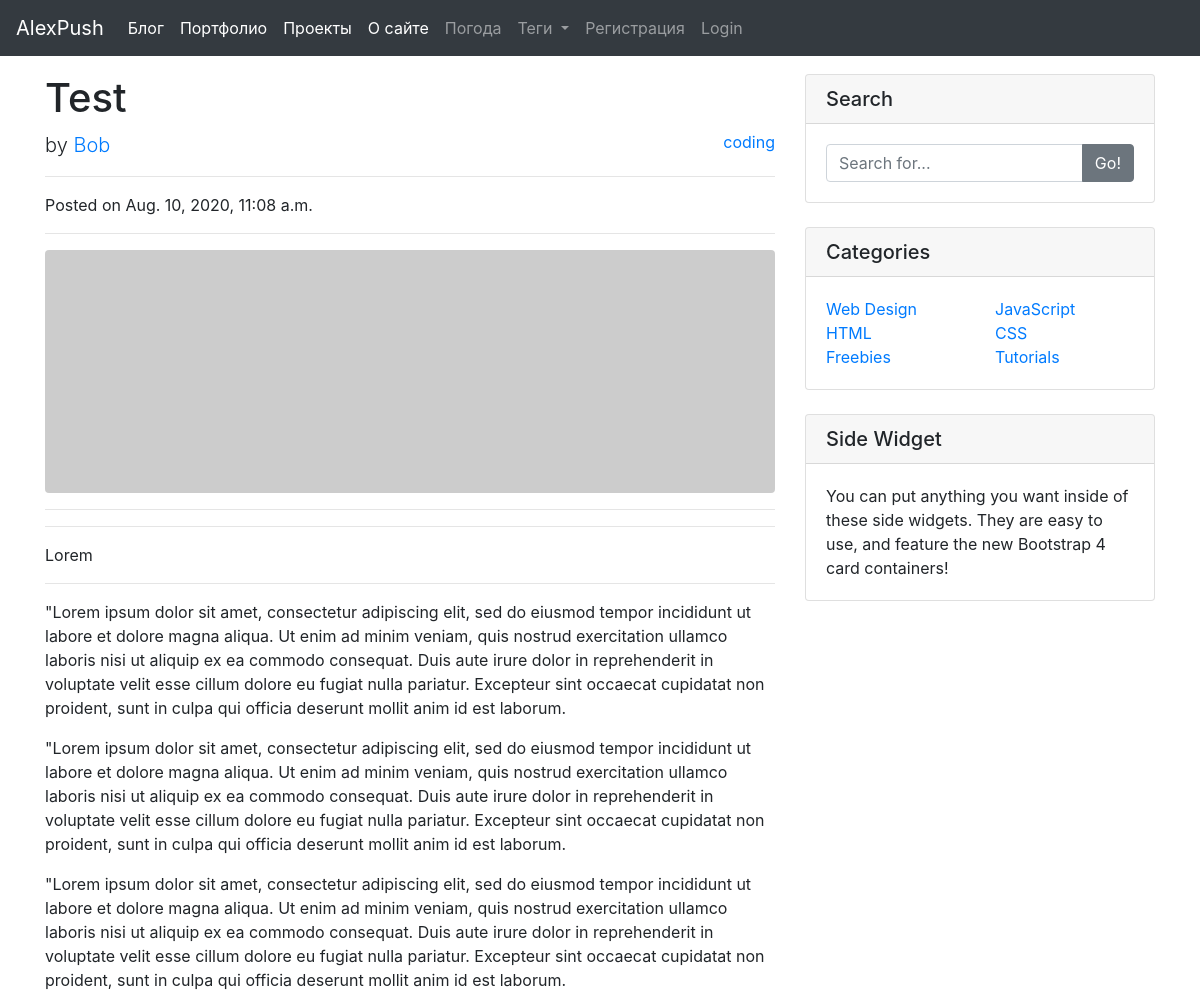
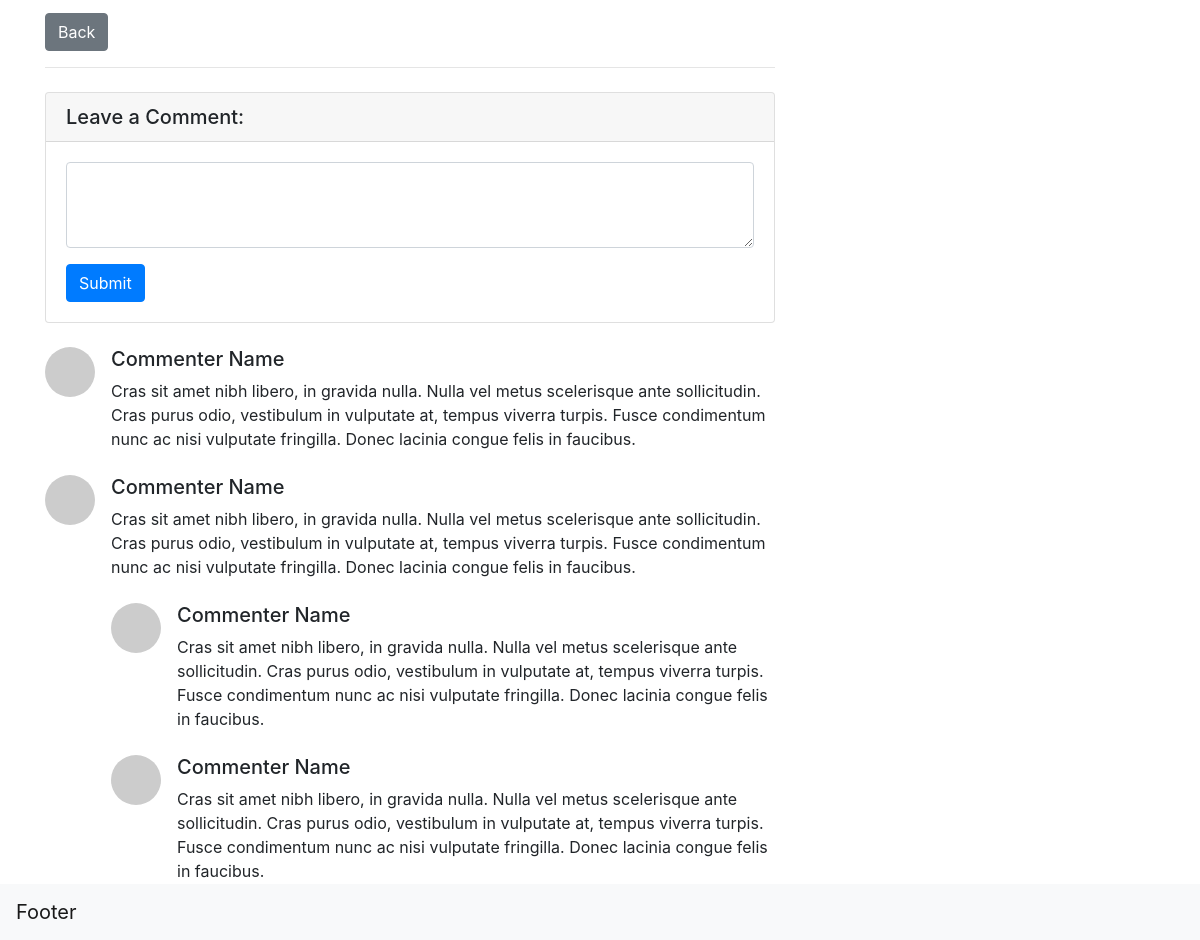
The page /blog/article/6 on the database its author committed (2 pictures, top to bottom).
### blog/models.py (models this page shows, shortened)
class Post(models.Model):
    title = models.CharField(max_length=255)
    author = models.ForeignKey(User, on_delete=models.CASCADE)
    description = models.TextField(max_length=500,null=True, blank=True)
    body = models.TextField(null=True, blank=True)
    date_created = models.DateTimeField(auto_now_add=True, null=True)
    category = models.CharField(max_length=255, default='coding')

### blog/views.py (the view)
# urls.py: path('article/<int:pk>', ArticleDetail.as_view(), name='article-detail'),
class ArticleDetail(DetailView):
    model = Post
    template_name = 'blog/article_details.html'
    def get_context_data(self, *args, **kwargs):
        cat_menu = Category.objects.all()
        context = super(ArticleDetail, self).get_context_data(*args, **kwargs)
        context['cat_menu'] = cat_menu
        return context

### blog/models.py (called while the page is built)
    def __str__(self):
        return str(self.name)

### blog/templates/blog/article_details.html (shortened to what this page needs)
{% extends 'home_pages/main.html' %}
{% block content %}
  <div class="container">
    <div class="row">
      <div class="col-lg-8">
        <h1 class="mt-4">{{ post.title }}</h1>
        <p class="lead">
          by
          <a href="#">{{ post.author }}</a>
          <small><a class="float-right" href="{% url 'category' post.category|slugify%}">{{ post.category }}</a></small>
        </p>
        <hr>
        <p>Posted on {{ post.date_created }}</p>
        <hr>
        <img class="img-fluid rounded" src="http://placehold.it/900x300" alt="">
        <hr>
        <hr>
        <p>{{ post.description }}</p>
        <hr>
        <p>{{ post.body|safe }}</p>
        <a href="{% url 'blog' %}" class="btn btn-secondary">Back</a>
        <hr>
        <div class="card my-4">
          <h5 class="card-header">Leave a Comment:</h5>
          <div class="card-body">
            <form>
              <div class="form-group">
                <textarea class="form-control" rows="3"></textarea>
              </div>
              <button type="submit" class="btn btn-primary">Submit</button>
            </form>
          </div>
        </div>
        <div class="media mb-4">
          <img class="d-flex mr-3 rounded-circle" src="http://placehold.it/50x50" alt="">
          <div class="media-body">
            <h5 class="mt-0">Commenter Name</h5>
            Cras sit amet nibh libero, in gravida nulla. Nulla vel metus scelerisque ante sollicitudin. Cras purus odio, vestibulum in vulputate at, tempus viverra turpis. Fusce condimentum nunc ac nisi vulputate fringilla. Donec lacinia congue felis in faucibus.
          </div>
        </div>
        <div class="media mb-4">
          <img class="d-flex mr-3 rounded-circle" src="http://placehold.it/50x50" alt="">
          <div class="media-body">
            <h5 class="mt-0">Commenter Name</h5>
            Cras sit amet nibh libero, in gravida nulla. Nulla vel metus scelerisque ante sollicitudin. Cras purus odio, vestibulum in vulputate at, tempus viverra turpis. Fusce condimentum nunc ac nisi vulputate fringilla. Donec lacinia congue felis in faucibus.
            <div class="media mt-4">
              <img class="d-flex mr-3 rounded-circle" src="http://placehold.it/50x50" alt="">
              <div class="media-body">
                <h5 class="mt-0">Commenter Name</h5>
                Cras sit amet nibh libero, in gravida nulla. Nulla vel metus scelerisque ante sollicitudin. Cras purus odio, vestibulum in vulputate at, tempus viverra turpis. Fusce condimentum nunc ac nisi vulputate fringilla. Donec lacinia congue felis in faucibus.
              </div>
            </div>
            <div class="media mt-4">
              <img class="d-flex mr-3 rounded-circle" src="http://placehold.it/50x50" alt="">
              <div class="media-body">
                <h5 class="mt-0">Commenter Name</h5>
                Cras sit amet nibh libero, in gravida nulla. Nulla vel metus scelerisque ante sollicitudin. Cras purus odio, vestibulum in vulputate at, tempus viverra turpis. Fusce condimentum nunc ac nisi vulputate fringilla. Donec lacinia congue felis in faucibus.
              </div>
            </div>
          </div>
        </div>
      </div>
      <div class="col-md-4">
        <div class="card my-4">
          <h5 class="card-header">Search</h5>
          <div class="card-body">
            <div class="input-group">
              <input type="text" class="form-control" placeholder="Search for...">
              <span class="input-group-append">
                <button class="btn btn-secondary" type="button">Go!</button>
              </span>
            </div>
          </div>
        </div>
        <div class="card my-4">
          <h5 class="card-header">Categories</h5>
          <div class="card-body">
            <div class="row">
              <div class="col-lg-6">
                <ul class="list-unstyled mb-0">
                  <li>
                    <a href="#">Web Design</a>
                  </li>
                  <li>
                    <a href="#">HTML</a>
                  </li>
                  <li>
                    <a href="#">Freebies</a>
                  </li>
                </ul>
              </div>
              <div class="col-lg-6">
                <ul class="list-unstyled mb-0">
                  <li>
                    <a href="#">JavaScript</a>
                  </li>
                  <li>
                    <a href="#">CSS</a>
                  </li>
                  <li>
                    <a href="#">Tutorials</a>
                  </li>
                </ul>
              </div>
            </div>
          </div>
        </div>
        <div class="card my-4">
          <h5 class="card-header">Side Widget</h5>
          <div class="card-body">
            You can put anything you want inside of these side widgets. They are easy to use, and feature the new Bootstrap 4 card containers!
          </div>
        </div>
      </div>
    </div>
  </div>
{% endblock %}

### rows shown on the page
Post: title "Test", author "Bob", category "coding", date_created "Aug. 10, 2020, 11:08 a.m.", description "Lorem", body "\"Lorem ipsum dolor sit amet, consectetur adipiscing elit, sed do eiusmod tempor incididunt ut labore et dolore magna aliqua. Ut enim ad minim veniam, quis nostrud exercitation ullamco laboris nisi ut aliquip ex ea commodo consequat. Duis aute irure dolor in reprehenderit in voluptate velit esse cillum dolore eu fugiat nulla pariatur. Excepteur sint occaecat cupidatat non proident, sunt in culpa qui officia deserunt mollit anim id est laborum. \"Lorem ipsum dolor sit amet, consectetur adipiscing elit, sed do eiusmod tempor incididunt ut labore et dolore magna aliqua. Ut enim ad minim veniam, quis nostrud exercitation ullamco laboris nisi ut aliquip ex ea commodo consequat. Duis aute irure…"
